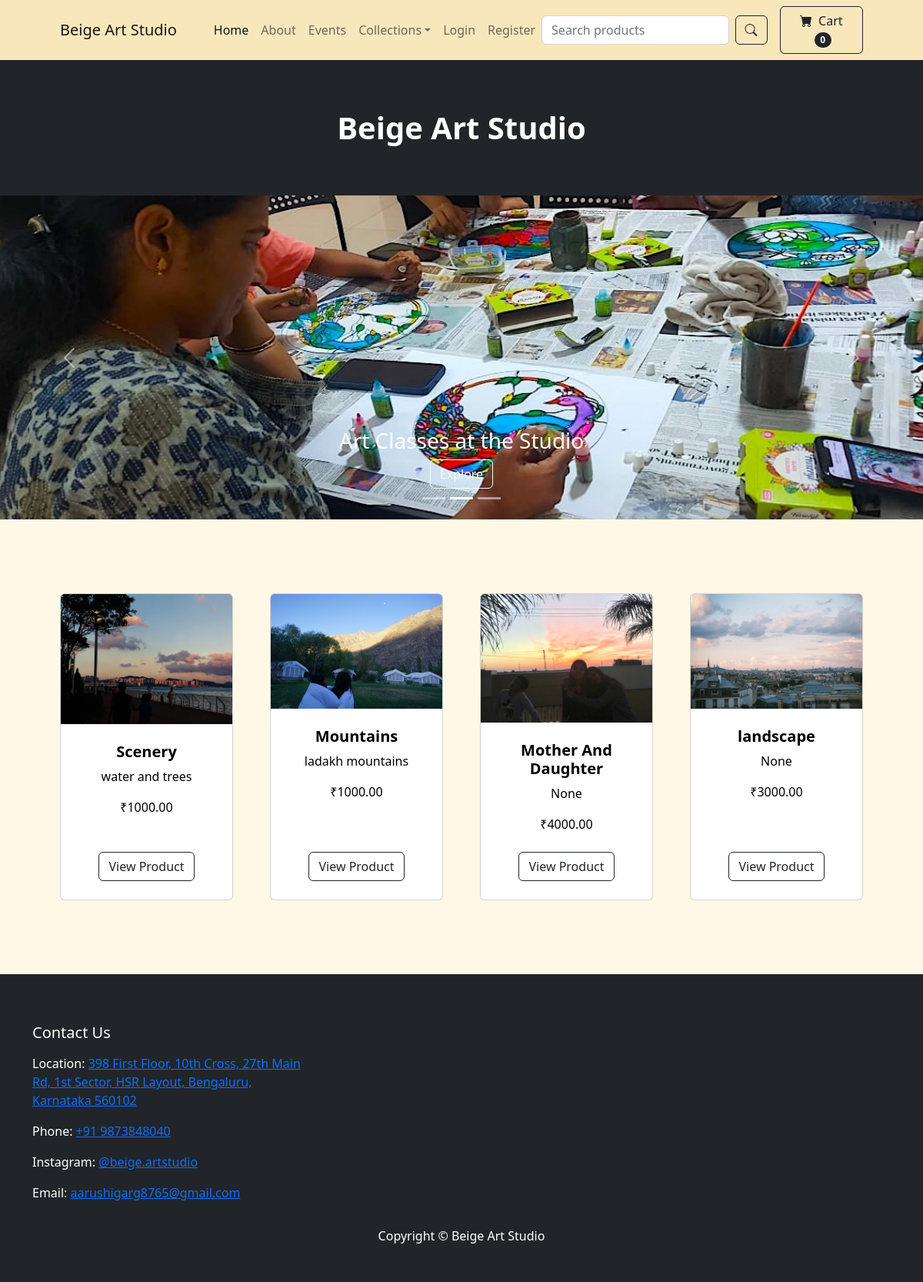
The page / on the database its author committed.
### store/models.py (models this page shows, shortened)
class Product(models.Model):
    name = models.CharField(max_length=100)
    price = models.DecimalField(default=0, decimal_places=2, max_digits=6)
    category = models.ForeignKey(Category, on_delete=models.CASCADE, default=1)
    description = models.CharField(max_length=250, default='', blank=True, null=True)
    image = models.ImageField(upload_to='uploads/product/')
    is_sale = models.BooleanField(default=False)
    sale_price = models.DecimalField(default=0, decimal_places=2, max_digits=6)

### store/views.py (the view)
# urls.py: path('', views.home, name='home'),
def home(request):
    products=Product.objects.all()
    return render(request, 'home.html', {'products':products})

### cart/cart.py (called while the page is built)
    def __len__(self):
        return len(self.cart)

### cart/context_processors.py (called while the page is built)
def cart(request):
    return {'cart': Cart(request)}

### store/templates/home.html (shortened to what this page needs)
{% extends 'base.html' %}
{% load static %}
{% block content %}
        <header class="bg-dark py-3">
            <div class="container px-1 px-lg-2 my-5">
                <div class="text-center text-white">
                    <h1 class="display-5 fw-bold" style="font-size: 2.5rem;">Beige Art Studio</h1>
                </div>
            </div>
        </header>
        <div id="carouselExampleCaptions" class="carousel slide" data-bs-ride="carousel">
            <div class="carousel-indicators">
                <button type="button" data-bs-target="#carouselExampleCaptions" data-bs-slide-to="0" class="active" aria-current="true" aria-label="Slide 1"></button>
                <button type="button" data-bs-target="#carouselExampleCaptions" data-bs-slide-to="1" aria-label="Slide 2"></button>
                <button type="button" data-bs-target="#carouselExampleCaptions" data-bs-slide-to="2" aria-label="Slide 3"></button>
            </div>
            <div class="carousel-inner">
                <div class="carousel-item" data-bs-interval="2000">
                    <img src="{% static 'image2.jpeg' %}" class="d-block w-100" alt="...">
                    <div class="carousel-caption d-none d-md-block caption-custom">
                        <h3>Art Classes at the Studio</h3>
                        <a class="btn btn-outline-light" href="{% url 'about' %}">Explore</a>
                    </div>
                </div>
            </div>
            <button class="carousel-control-prev" type="button" data-bs-target="#carouselExampleCaptions" data-bs-slide="prev">
                <span class="carousel-control-prev-icon" aria-hidden="true"></span>
            </button>
            <button class="carousel-control-next" type="button" data-bs-target="#carouselExampleCaptions" data-bs-slide="next">
                <span class="carousel-control-next-icon" aria-hidden="true"></span>
            </button>
        </div>
        <section class="py-5">
            <div class="container px-4 px-lg-5 mt-5">
                <div class="row gx-4 gx-lg-5 row-cols-2 row-cols-md-3 row-cols-xl-4 justify-content-center">
                    {% for product in products %}
                    <div class="col mb-5">
                    <div class="card h-100">
                    <img class="card-img-top" src="{{ product.image.url }}" alt="{{ product.name }}" />
                    <div class="card-body p-4">
                    <div class="text-center">
                    <h5 class="fw-bolder">{{ product.name }}</h5>
                    <p>{{ product.description }}</p>
                    ₹{{ product.price }}
                    </div>
                    </div>
                    <div class="card-footer p-4 pt-0 border-top-0 bg-transparent">
                        <div class="text-center">
                            <a class="btn btn-outline-dark mt-auto" href="{% url 'product' product.id %}">View Product</a>
                        </div>
                    </div>
                    </div>
                    </div>
                    {% endfor %}
            </div>
        </section>
{% endblock %}

### store/templates/base.html (shortened to what this page needs)
{% load static %}
<!DOCTYPE html>
<html lang="en">
    <head>
        <link href="https://cdn.jsdelivr.net/npm/bootstrap-icons@1.5.0/font/bootstrap-icons.css" rel="stylesheet" />
        <link href="{% static 'css/styles.css' %}" rel="stylesheet" />
    </head>
    <body>
        {% include 'navbar.html' %}
        {% block content %}
        {% endblock %}
<footer class="py-5 bg-dark">
    <div class="container">
        <div class="row">
            <div class="col-lg-4 my-3">
                <h5 class="text-white mb-3">Contact Us</h5>
                <p class="text-white">Location: <a href="https://www.google.com/maps/place/Beige+Art+Studio/@12.9181455,77.6521382,15z/data=!4m6!3m5!1s0x3bae1500067d0053:0xc842689d38c7bd40!8m2!3d12.9181455!4d77.6521382!16s%2Fg%2F11vx4vl65k?entry=ttu" target="_blank">398 First Floor, 10th Cross, 27th Main Rd, 1st Sector, HSR Layout, Bengaluru, Karnataka 560102</a></p>
                <p class="text-white">Phone: <a href="tel:+919873848040">+91 9873848040</a></p>
                <p class="text-white">Instagram: <a href="https://www.instagram.com/beige.artstudio/" target="_blank">@beige.artstudio</a></p>
                <p class="text-white">Email: <a href="mailto:aarushigarg8765@gmail.com">aarushigarg8765@gmail.com</a></p>
            </div>
            <div class="col-lg-4 my-3">
            </div>
            <div class="col-lg-4 my-3">
            </div>
        </div>
        <div class="row">
            <div class="col-lg-12 text-center">
                <p class="m-0 text-white">Copyright &copy; Beige Art Studio</p>
            </div>
        </div>
    </div>
</footer>
</body>
</html>

### store/templates/navbar.html (shortened to what this page needs)
<nav class="navbar navbar-expand-lg navbar-light" style="background-color: #f9e7bc;">
    <div class="container px-4 px-lg-5">
        <a class="navbar-brand" href="{% url 'home' %}">Beige Art Studio</a>
        <div class="collapse navbar-collapse justify-content-between" id="navbarSupportedContent">
            <ul class="navbar-nav me-auto mb-2 mb-lg-0 ms-lg-4">
                <li class="nav-item"><a class="nav-link active" aria-current="page" href="{% url 'home' %}">Home</a></li>
                <li class="nav-item"><a class="nav-link" href="{% url 'about' %}">About</a></li>
                <li class="nav-item"><a class="nav-link" href="{% url 'events' %}">Events</a></li>
                <li class="nav-item dropdown">
                    <a class="nav-link dropdown-toggle" id="navbarDropdownCollections" href="#" role="button" data-bs-toggle="dropdown" aria-expanded="false">Collections</a>
                </li>
            </ul>
            <ul class="navbar-nav">
                {% if user.is_authenticated %}
                    <li class="nav-item dropdown">
                        <a class="nav-link dropdown-toggle" id="navbarDropdownProfile" href="#" role="button" data-bs-toggle="dropdown" aria-expanded="false">Profile</a>
                        <ul class="dropdown-menu dropdown-menu-end" aria-labelledby="navbarDropdownProfile">
                            <li><a class="dropdown-item" href="{% url 'update_user' %}">User Profile</a></li>
                            <li><a class="dropdown-item" href="{% url 'update_info'  %}">User Info</a></li>
                            {% if user.is_superuser %}
                                <hr class="dropdown-divider">
                                <li><a class="dropdown-item" href="{% url 'shipped_dash' %}">Shipped Orders</a></li>
                                <li><a class="dropdown-item" href="{% url 'not_shipped_dash'  %}">Unshipped Orders</a></li>
                            {% endif %}
                        </ul>
                    </li>
                    <li class="nav-item">
                        <a class="nav-link" href="{% url 'logout' %}">Logout</a>
                    </li>
                {% else %}
                    <li class="nav-item">
                        <a class="nav-link" href="{% url 'login' %}">Login</a>
                    </li>
                    <li class="nav-item">
                        <a class="nav-link" href="{% url 'register' %}">Register</a>
                    </li>
                {% endif %}
            </ul>
            <form class="d-flex flex-row align-items-center" action="{% url 'search' %}" method="post">
                <input class="form-control me-2" type="search" placeholder="Search products" aria-label="Search" name="searched">
                <button class="btn btn-outline-dark" type="submit"><i class="bi bi-search"></i></button>
            </form>
            <a href="{% url 'cart_summary' %}" class="btn btn-outline-dark ms-3"><i class="bi bi-cart-fill me-1"></i>
                Cart
                <span class="badge bg-dark text-white ms-1 rounded-pill" id="cart_quantity">{{cart|length}}</span>
            </a>
        </div>
    </div>
</nav>

### store/templates/base.html (style rules this page uses)
body { background-color: #fff8e7; color: black; }

### rows shown on the page
Product: image (picture), name "Scenery", description "water and trees", price "1000.00"
Product: image (picture), name "Mountains", description "ladakh mountains", price "1000.00"
Product: image (picture), name "Mother And Daughter", description "None", price "4000.00"
Product: image (picture), name "landscape", description "None", price "3000.00"

### other values the page prints
{{ cart|length }} "0"
